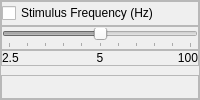
                      <widget class="QFrame" name="Spikeling_StimFre_frame">
                       <property name="sizePolicy">
                        <sizepolicy hsizetype="Preferred" vsizetype="Expanding">
                         <horstretch>0</horstretch>
                         <verstretch>0</verstretch>
                        </sizepolicy>
                       </property>
                       <property name="frameShape">
                        <enum>QFrame::StyledPanel</enum>
                       </property>
                       <property name="frameShadow">
                        <enum>QFrame::Raised</enum>
                       </property>
                       <layout class="QVBoxLayout" name="verticalLayout_22">
                        <property name="spacing">
                         <number>0</number>
                        </property>
                        <property name="leftMargin">
                         <number>0</number>
                        </property>
                        <property name="topMargin">
                         <number>0</number>
                        </property>
                        <property name="rightMargin">
                         <number>0</number>
                        </property>
                        <property name="bottomMargin">
                         <number>0</number>
                        </property>
                        <item>
                         <widget class="QFrame" name="Spikeling_StimFre_checkBox_frame">
                          <property name="frameShape">
                           <enum>QFrame::StyledPanel</enum>
                          </property>
                          <property name="frameShadow">
                           <enum>QFrame::Raised</enum>
                          </property>
                          <layout class="QHBoxLayout" name="horizontalLayout_38">
                           <property name="spacing">
                            <number>0</number>
                           </property>
                           <property name="leftMargin">
                            <number>0</number>
                           </property>
                           <property name="topMargin">
                            <number>0</number>
                           </property>
                           <property name="rightMargin">
                            <number>0</number>
                           </property>
                           <property name="bottomMargin">
                            <number>0</number>
                           </property>
                           <item>
                            <widget class="QCheckBox" name="Spikeling_StimFre_checkBox">
                             <property name="text">
                              <string>Stimulus Frequency (Hz)</string>
                             </property>
                            </widget>
                           </item>
                          </layout>
                         </widget>
                        </item>
                        <item>
                         <widget class="QFrame" name="Spikeling_StimFre_slider_frame">
                          <property name="frameShape">
                           <enum>QFrame::StyledPanel</enum>
                          </property>
                          <property name="frameShadow">
                           <enum>QFrame::Raised</enum>
                          </property>
                          <layout class="QHBoxLayout" name="horizontalLayout_40">
                           <property name="spacing">
                            <number>0</number>
                           </property>
                           <property name="leftMargin">
                            <number>0</number>
                           </property>
                           <property name="topMargin">
                            <number>0</number>
                           </property>
                           <property name="rightMargin">
                            <number>0</number>
                           </property>
                           <property name="bottomMargin">
                            <number>0</number>
                           </property>
                           <item>
                            <widget class="QSlider" name="Spikeling_StimFre_slider">
                             <property name="enabled">
                              <bool>false</bool>
                             </property>
                             <property name="minimum">
                              <number>-100</number>
                             </property>
                             <property name="maximum">
                              <number>100</number>
                             </property>
                             <property name="singleStep">
                              <number>10</number>
                             </property>
                             <property name="pageStep">
                              <number>25</number>
                             </property>
                             <property name="orientation">
                              <enum>Qt::Horizontal</enum>
                             </property>
                             <property name="tickPosition">
                              <enum>QSlider::TicksBelow</enum>
                             </property>
                             <property name="tickInterval">
                              <number>20</number>
                             </property>
                            </widget>
                           </item>
                          </layout>
                         </widget>
                        </item>
                        <item alignment="Qt::AlignTop">
                         <widget class="QFrame" name="Spikeling_StimFre_values_frames">
                          <property name="frameShape">
                           <enum>QFrame::StyledPanel</enum>
                          </property>
                          <property name="frameShadow">
                           <enum>QFrame::Raised</enum>
                          </property>
                          <layout class="QHBoxLayout" name="horizontalLayout_77">
                           <property name="spacing">
                            <number>0</number>
                           </property>
                           <property name="leftMargin">
                            <number>0</number>
                           </property>
                           <property name="topMargin">
                            <number>0</number>
                           </property>
                           <property name="rightMargin">
                            <number>0</number>
                           </property>
                           <property name="bottomMargin">
                            <number>0</number>
                           </property>
                           <item>
                            <widget class="QLabel" name="Spikeling_StimFre_values_min">
                             <property name="text">
                              <string>2.5</string>
                             </property>
                            </widget>
                           </item>
                           <item>
                            <widget class="QLabel" name="Spikeling_StimFre_values_0">
                             <property name="text">
                              <string>5</string>
                             </property>
                             <property name="alignment">
                              <set>Qt::AlignCenter</set>
                             </property>
                            </widget>
                           </item>
                           <item>
                            <widget class="QLabel" name="Spikeling_StimFre_values_max">
                             <property name="text">
                              <string>100</string>
                             </property>
                             <property name="alignment">
                              <set>Qt::AlignRight|Qt::AlignTrailing|Qt::AlignVCenter</set>
                             </property>
                            </widget>
                           </item>
                          </layout>
                         </widget>
                        </item>
                        <item>
                         <widget class="QFrame" name="Spikeling_StimFre_image_frame">
                          <property name="frameShape">
                           <enum>QFrame::StyledPanel</enum>
                          </property>
                          <property name="frameShadow">
                           <enum>QFrame::Raised</enum>
                          </property>
                          <layout class="QHBoxLayout" name="horizontalLayout_39">
                           <property name="spacing">
                            <number>0</number>
                           </property>
                           <property name="leftMargin">
                            <number>0</number>
                           </property>
                           <property name="topMargin">
                            <number>0</number>
                           </property>
                           <property name="rightMargin">
                            <number>0</number>
                           </property>
                           <property name="bottomMargin">
                            <number>0</number>
                           </property>
                           <item>
                            <widget class="QLabel" name="Spikeling_StimFre_image">
                             <property name="sizePolicy">
                              <sizepolicy hsizetype="Fixed" vsizetype="Preferred">
                               <horstretch>0</horstretch>
                               <verstretch>0</verstretch>
                              </sizepolicy>
                             </property>
                             <property name="minimumSize">
                              <size>
                               <width>0</width>
                               <height>20</height>
                              </size>
                             </property>
                             <property name="maximumSize">
                              <size>
                               <width>16777215</width>
                               <height>20</height>
                              </size>
                             </property>
                             <property name="text">
                              <string/>
                             </property>
                             <property name="pixmap">
                              <pixmap resource="resources.qrc">:/resources/resources/StimFrequency.png</pixmap>
                             </property>
                             <property name="scaledContents">
                              <bool>true</bool>
                             </property>
                            </widget>
                           </item>
                          </layout>
                         </widget>
                        </item>
                       </layout>
                      </widget>
